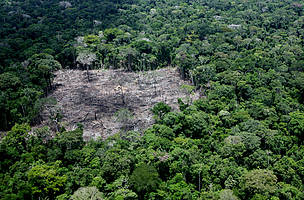
#> input picture imgs/area1_desmatada.jpg, 304 x 200 px; its folder holds only this picture in this run
$ python teste3.py
#> lines starting #> are read from the running program, lines starting #| are printed output that depends on the picture; after the words box and inside, x2 and y2 are one past the last pixel; in counts of white or black regions, pixels touching at a corner belong together
#> further down, image is the input picture: shape (200, 304, 3); mean B, G, R 62.5, 84, 64.1
import cv2
import numpy as np
import matplotlib.pyplot as plt
from pathlib import Path
import os

def preprocess_green(image):
    hsv = cv2.cvtColor(image, cv2.COLOR_BGR2HSV)
#> hsv: shape (200, 304, 3); mean H, S, V 71.1, 118.8, 85.8

    # Definindo múltiplos intervalos de verde
    lower_green_1 = np.array([25, 40, 40])
    upper_green_1 = np.array([90, 255, 255])

    lower_green_2 = np.array([40, 50, 40])
    upper_green_2 = np.array([100, 255, 255])

    lower_green_3 = np.array([60, 40, 40])
    upper_green_3 = np.array([120, 255, 255])

    # Criando as máscaras para cada intervalo de verde
    mask1 = cv2.inRange(hsv, lower_green_1, upper_green_1)
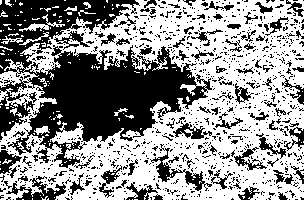
#> mask1: shape (200, 304); 57.4% white; 1000 black regions (907 under 20 px), largest, box (x1, y1, x2, y2) and area: (0, 0, 212, 168) 16185, (150, 144, 212, 191) 565, (6, 176, 66, 200) 562
    mask2 = cv2.inRange(hsv, lower_green_2, upper_green_2)
#> mask2: shape (200, 304); 57% white; 1098 black regions (1005 under 20 px), largest, box (x1, y1, x2, y2) and area: (0, 0, 212, 169) 14522, (234, 133, 286, 200) 1139, (6, 156, 66, 200) 810
    mask3 = cv2.inRange(hsv, lower_green_3, upper_green_3)
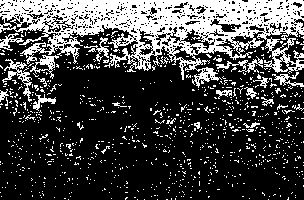
#> mask3: shape (200, 304); 26.8% white; 926 white regions (901 under 20 px), largest, box (x1, y1, x2, y2) and area: (0, 0, 304, 88) 11843, (2, 59, 32, 102) 334, (216, 56, 263, 73) 222

    # Combinando as máscaras para cobrir mais tons de verde
    mask = cv2.bitwise_or(mask1, mask2)
#> mask: shape (200, 304); 61.5% white; 1144 black regions (1053 under 20 px), largest, box (x1, y1, x2, y2) and area: (0, 0, 212, 168) 13734, (150, 144, 212, 191) 563, (6, 176, 66, 200) 560
    mask = cv2.bitwise_or(mask, mask3)
#> mask: shape (200, 304); 64% white; 1254 black regions (1178 under 20 px), largest, box (x1, y1, x2, y2) and area: (0, 16, 212, 163) 12333, (150, 144, 212, 191) 561, (6, 176, 66, 200) 557

    # Usando a máscara invertida para remover os verdes
    image_no_green = cv2.bitwise_and(image, image, mask=cv2.bitwise_not(mask))

    return image_no_green, mask

def calculate_ndvi(image):
    # Para o NDVI, consideramos a imagem sem as áreas verdes
    image = image.astype(np.float32)
    red = image[:, :, 2]  # Banda Vermelha
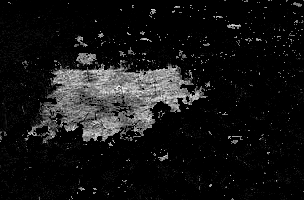
#> red: shape (200, 304) float32; min 0, max 255, mean 20.6
    nir = image[:, :, 0]  # Banda Infravermelha
    ndvi = (nir - red) / (nir + red + 1e-8)
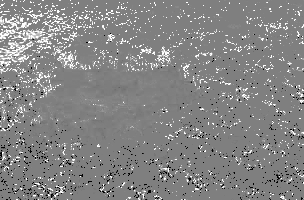
#> ndvi: shape (200, 304) float32; min -1, max 1, mean 0.0484; drawn with min black and max white
    ndvi = np.clip(ndvi, -1, 1)

    # Normalizar o NDVI para um valor entre 0 e 255
    ndvi_normalized = ((ndvi + 1) / 2 * 255).astype(np.uint8)
    return ndvi_normalized

def select_best_threshold_method(ndvi):
    _, otsu_threshold = cv2.threshold(ndvi, 0, 255, cv2.THRESH_BINARY + cv2.THRESH_OTSU)  # Focar nas áreas não verdes
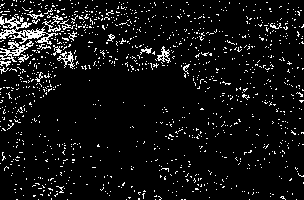
#> otsu_threshold: shape (200, 304); 7.1% white in thin lines or dots
    return otsu_threshold

curPath = Path(__file__).parent
imgsPath = f'{curPath}/imgs'
image_files = [f for f in os.listdir(imgsPath) if f.endswith(('.jpg', '.jpeg', '.png'))]

if not image_files:
    print(f"Erro: Nenhuma imagem encontrada na pasta '{imgsPath}'.")
    exit()

for image_file in image_files:
    image_path = os.path.join(imgsPath, image_file)
    image = cv2.imread(image_path)
    if image is None:
        print(f"Erro: Não foi possível carregar a imagem '{image_file}'.")
        continue

    # Remover as árvores aplicando múltiplas camadas de filtro de verde
    image_no_green, green_mask = preprocess_green(image)

    # Calcular o NDVI usando a imagem final sem as áreas verdes
    ndvi = calculate_ndvi(image_no_green)

    # Seleção do melhor limiar de threshold
    best_threshold = select_best_threshold_method(ndvi)

    # Dilation para destacar as áreas de interesse
    dilation_kernel = np.ones((7, 7), np.uint8)
    dilated_ndvi = cv2.dilate(best_threshold, dilation_kernel, iterations=2)
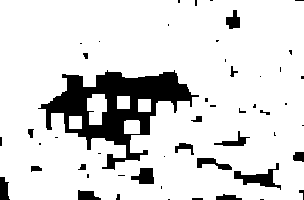
#> dilated_ndvi: shape (200, 304); 86.3% white; 51 black regions (30 under 20 px), largest, box (x1, y1, x2, y2) and area: (38, 70, 199, 170) 5881, (234, 163, 281, 190) 451, (131, 168, 154, 184) 257

    plt.figure(figsize=(15, 5))

    # Exibir a imagem original
    plt.subplot(1, 4, 1)
    plt.imshow(cv2.cvtColor(image, cv2.COLOR_BGR2RGB))
    plt.title(f'Imagem Original: {image_file}')
    plt.axis('off')

    # Exibir a imagem sem os verdes
    plt.subplot(1, 4, 2)
    plt.imshow(cv2.cvtColor(image_no_green, cv2.COLOR_BGR2RGB))
    plt.title('Imagem sem as Árvores')
    plt.axis('off')

    # Exibir o NDVI
    plt.subplot(1, 4, 3)
    plt.imshow(ndvi, cmap='gray')
    plt.title('NDVI Normalizado')
    plt.axis('off')

    # Exibir a imagem dilatada com o threshold
    plt.subplot(1, 4, 4)
    plt.imshow(dilated_ndvi, cmap='gray')
    plt.title('Threshold com Dilation')
    plt.axis('off')

    plt.tight_layout()
    plt.show()
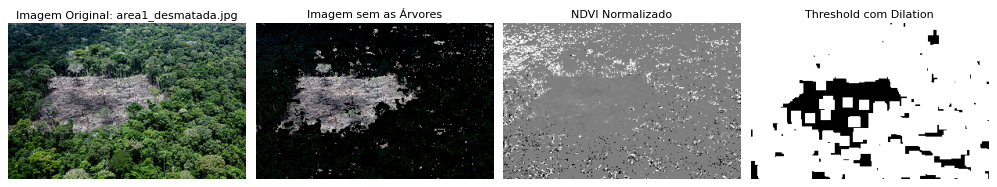
#> figure drawn by matplotlib, 4 panels

    # Cálculo da área desmatada
    deforested_area = np.sum(dilated_ndvi == 255)
#> deforested_area = 52485
    total_pixels = dilated_ndvi.size
#> total_pixels = 60800
    deforested_percentage = (deforested_area / total_pixels) * 100
#> deforested_percentage = 86.32

    print(f"Imagem: {image_file}")
    print(f"Área Desmatada: {deforested_area} pixels ({deforested_percentage:.2f}%)")
#| Área Desmatada: 52485 pixels (86.32%)
    print("-" * 40)

$ run again, on imgs/area_desmatada.jpg
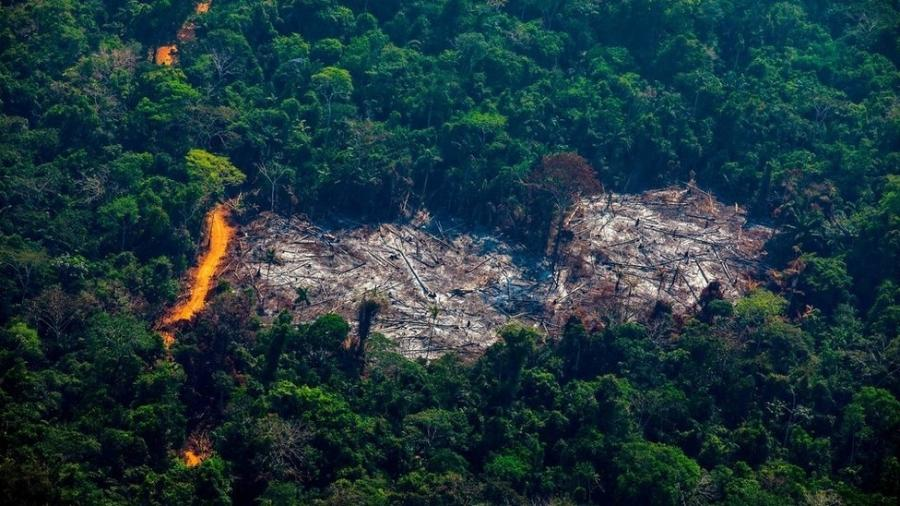
#> input picture imgs/area_desmatada.jpg, 900 x 506 px
#> image is the input picture: shape (506, 900, 3); mean B, G, R 60.7, 54.7, 30.3
#> hsv: shape (506, 900, 3); mean H, S, V 94.5, 169.5, 66.2
#> in preprocess_green, `mask1 = cv2.inRange(hsv, lower_green_1, upper_green_1)`:
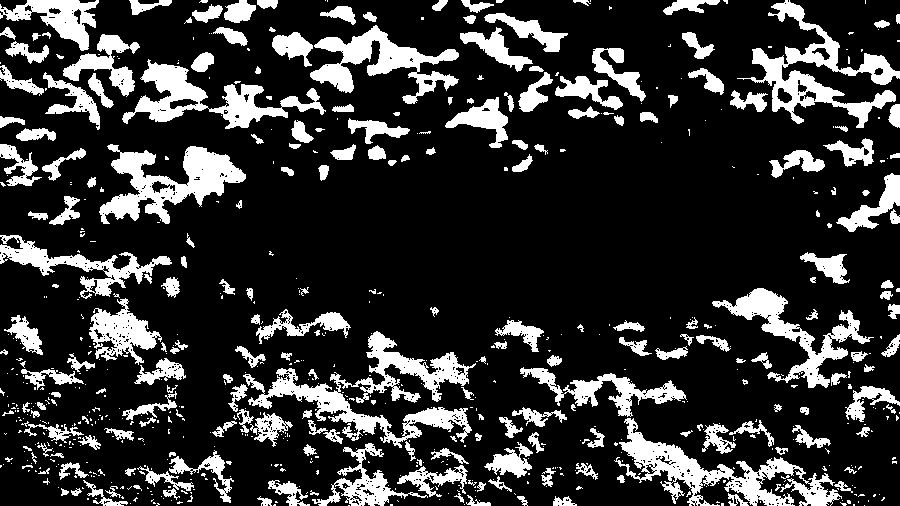
#> mask1: shape (506, 900); 20.1% white; 699 white regions (472 under 20 px), largest, box (x1, y1, x2, y2) and area: (243, 331, 476, 448) 7041, (614, 418, 842, 506) 5595, (737, 0, 900, 128) 5320
#> mask2: shape (506, 900); 42.5% white; 933 white regions (773 under 20 px), largest, box (x1, y1, x2, y2) and area: (0, 0, 900, 253) 132166, (497, 277, 900, 506) 21288, (217, 333, 495, 461) 8765
#> mask3: shape (506, 900); 62.5% white; 1979 black regions (1810 under 20 px), largest, box (x1, y1, x2, y2) and area: (0, 182, 790, 506) 131239, (624, 357, 900, 506) 19626, (186, 149, 247, 192) 1186
#> otsu_threshold: shape (506, 900); 17.7% white; 2397 white regions (2210 under 20 px), largest, box (x1, y1, x2, y2) and area: (0, 310, 337, 506) 20608, (412, 362, 690, 506) 16034, (624, 357, 900, 497) 14752
#> dilated_ndvi: shape (506, 900); 52.7% white; 75 black regions (41 under 20 px), largest, box (x1, y1, x2, y2) and area: (37, 0, 900, 370) 209062, (61, 77, 147, 151) 1546, (0, 457, 48, 506) 1179
#> `plt.show()`:
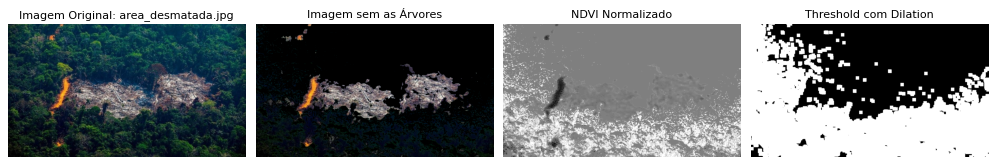
#> figure drawn by matplotlib, 4 panels
#> deforested_area = 240135
#> deforested_percentage = 52.73
#| Área Desmatada: 240135 pixels (52.73%)
